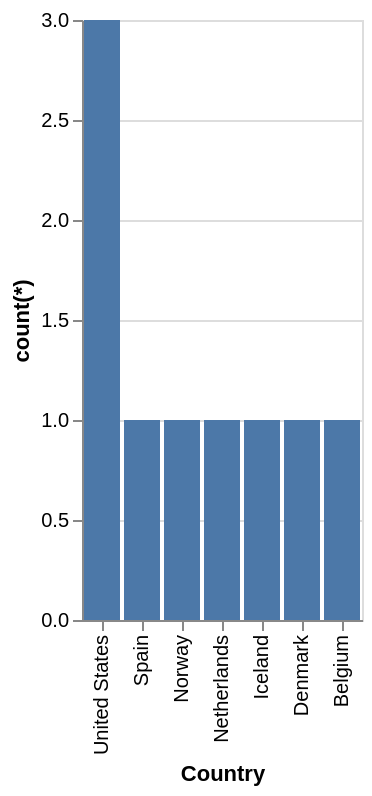

Vega-Lite specification for this chart:
### Vega-Lite specification from a JSON file in a GitHub repository (floating-point values rounded to 4 significant figures)
{"data": {"values": [{"x_data": "United States", "y_data": 3}, {"x_data": "Spain", "y_data": 1}, {"x_data": "Norway", "y_data": 1}, {"x_data": "Netherlands", "y_data": 1}, {"x_data": "Iceland", "y_data": 1}, {"x_data": "Denmark", "y_data": 1}, {"x_data": "Belgium", "y_data": 1}]}, "mark": "bar", "encoding": {"x": {"field": "x_data", "type": "nominal", "title": "Country", "sort": {"op": "sum", "field": "y_data", "order": "descending"}}, "y": {"field": "y_data", "type": "quantitative", "title": "count(*)"}}}
